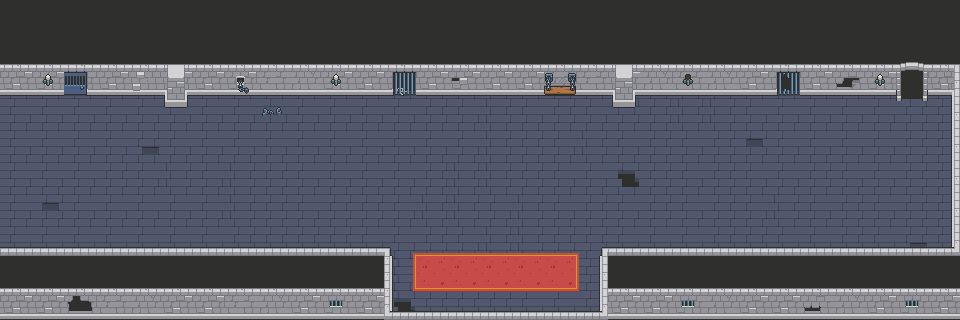

A level layout from a 2D game, rendered from its tile map. Below: a short description, then the map file with its tile-grid data intact:
An orthogonal 30x10 tile map with 32x32 px tiles, 4 tile layers (floor, wall, decor1, decor2) and 24 objects (19x monster, 3x chord, playerStart, milestone).

<map version="1.10" tiledversion="1.11.0" orientation="orthogonal" renderorder="right-down" width="30" height="10" tilewidth="32" tileheight="32" infinite="0" nextlayerid="6" nextobjectid="29">
 <tileset firstgid="1" name="Royal Dungeon Tileset" tilewidth="32" tileheight="32" tilecount="396" columns="18">
  <image source="../../Royal Dungeon Tileset.png" width="576" height="704" />
  <tile id="10">
   <properties>
    <property name="collides" type="bool" value="true" />
   </properties>
  </tile>
  <tile id="11">
   <properties>
    <property name="collides" type="bool" value="true" />
   </properties>
  </tile>
  <tile id="12">
   <properties>
    <property name="collides" type="bool" value="true" />
   </properties>
  </tile>
  <tile id="21">
   <properties>
    <property name="collides" type="bool" value="true" />
   </properties>
  </tile>
  <tile id="49">
   <properties>
    <property name="collides" type="bool" value="true" />
   </properties>
  </tile>
  <tile id="151">
   <properties>
    <property name="collides" type="bool" value="true" />
   </properties>
  </tile>
  <tile id="152">
   <properties>
    <property name="collides" type="bool" value="true" />
   </properties>
  </tile>
 </tileset>
 <layer id="1" name="floor" width="30" height="10">
  <data encoding="csv">
9,9,10,9,9,9,10,9,9,9,9,9,9,9,9,9,9,8,8,8,9,10,9,9,9,9,9,8,9,10,
9,9,9,9,9,9,9,9,9,9,9,9,9,9,8,9,9,8,9,8,9,9,9,9,9,9,9,8,9,10,
9,9,9,9,9,9,9,9,8,9,10,9,9,10,9,8,9,8,9,8,9,9,9,9,9,9,9,8,9,10,
9,9,9,9,9,9,9,9,9,9,9,9,9,8,9,10,9,8,9,8,8,10,10,9,9,9,9,9,8,9,
9,9,9,9,46,9,9,9,9,9,9,9,9,9,9,10,8,9,10,9,8,9,8,26,9,9,9,9,8,9,
9,9,9,8,9,10,9,10,8,9,9,9,9,8,10,10,8,9,9,28,8,9,8,9,9,8,9,9,8,9,
9,26,9,9,9,9,9,10,8,9,8,8,9,10,10,9,10,9,8,9,8,9,8,9,10,9,8,9,8,9,
9,9,9,9,9,9,9,8,8,8,8,9,9,8,9,10,10,8,8,9,9,9,8,8,9,9,8,9,46,9,
9,9,9,9,9,8,9,8,9,8,8,9,9,8,9,10,9,9,8,8,8,9,10,8,9,9,8,8,8,9,
9,9,9,9,9,8,8,8,9,8,8,9,28,8,8,8,9,9,9,8,8,9,10,8,9,9,8,8,8,9
</data>
 </layer>
 <layer id="2" name="wall" width="30" height="10">
  <data encoding="csv">
22,22,22,22,22,22,22,22,22,22,22,22,22,22,22,22,22,22,22,22,22,22,22,22,22,22,22,22,22,22,
22,22,22,22,22,22,22,22,22,22,22,22,22,22,22,22,22,22,22,22,22,22,22,22,22,22,22,22,22,22,
40,40,95,40,74,55,40,40,58,59,40,40,92,40,57,40,40,40,58,55,59,58,59,40,91,40,78,40,58,2,
0,0,0,0,0,73,0,0,0,0,0,0,0,0,0,0,0,0,0,73,0,0,0,0,0,0,0,0,0,21,
0,0,0,0,0,0,0,0,0,0,0,0,0,0,0,0,0,0,0,0,0,0,0,0,0,0,0,0,0,21,
0,0,0,0,0,0,0,0,0,0,0,0,0,0,0,0,0,0,0,0,0,0,0,0,0,0,0,0,0,21,
0,0,0,0,0,0,0,0,0,0,0,0,0,0,0,0,0,0,0,0,0,0,0,0,0,0,0,0,0,21,
4,4,4,4,4,4,4,4,4,4,4,4,5,0,0,0,0,0,3,4,4,4,4,4,4,4,4,4,4,20,
22,22,22,22,22,22,22,22,22,22,22,22,23,0,0,0,0,0,21,22,22,22,22,22,22,22,22,22,22,22,
40,40,79,58,59,40,40,58,59,40,149,40,19,4,4,4,4,4,20,40,40,149,59,40,40,76,59,40,149,40
</data>
 </layer>
 <layer id="3" name="decor1" width="30" height="10">
  <data encoding="csv">
0,0,0,0,0,0,0,0,0,0,0,0,0,0,0,0,0,0,0,0,0,0,0,0,0,0,0,0,0,0,
0,0,0,0,0,0,0,0,0,0,0,0,0,0,0,0,0,0,0,0,0,0,0,0,0,0,0,0,165,0,
0,0,0,0,0,0,0,150,0,0,0,0,0,0,0,0,0,151,0,0,0,0,0,0,0,0,0,220,183,0,
0,0,0,0,0,0,0,0,237,0,0,0,0,0,0,0,0,0,0,0,0,0,0,0,0,0,0,0,201,0,
0,0,0,0,0,0,0,0,0,0,0,0,0,0,0,0,0,0,0,0,0,0,0,0,0,0,0,0,0,0,
0,0,0,0,0,0,0,0,0,0,0,0,0,0,0,0,0,0,0,0,0,0,0,0,0,0,0,0,0,0,
0,0,0,0,0,0,0,0,0,0,0,0,0,0,0,0,0,0,0,0,0,0,0,0,0,0,0,0,0,0,
0,0,0,0,0,0,0,0,0,0,0,0,227,228,228,228,228,228,229,0,0,0,0,0,0,0,0,0,0,0,
0,0,0,0,0,0,0,0,0,0,0,0,245,246,246,246,246,246,247,0,0,0,0,0,0,0,0,0,0,0,
0,0,0,0,0,0,0,0,0,0,0,0,263,264,264,264,264,264,265,0,0,0,0,0,0,0,0,0,0,0
</data>
 </layer>
 <layer id="4" name="decor2" width="30" height="10">
  <data encoding="csv">
0,0,0,0,0,0,0,0,0,0,0,0,0,0,0,0,0,0,0,0,0,0,0,0,0,0,0,0,0,0,
0,0,0,0,0,0,0,0,0,0,0,0,0,0,0,0,0,0,0,0,0,0,0,0,0,0,0,0,0,0,
0,220,0,0,0,0,0,0,0,0,220,0,0,0,0,0,0,0,0,0,0,219,0,0,0,0,0,0,0,0,
0,0,0,0,0,0,0,0,0,0,0,0,0,0,0,0,0,0,0,0,0,0,0,0,0,0,0,0,0,0,
0,0,0,0,0,0,0,0,0,0,0,0,0,0,0,0,0,0,0,0,0,0,0,0,0,0,0,0,0,0,
0,0,0,0,0,0,0,0,0,0,0,0,0,0,0,0,0,0,0,0,0,0,0,0,0,0,0,0,0,0,
0,0,0,0,0,0,0,0,0,0,0,0,0,0,0,0,0,0,0,0,0,0,0,0,0,0,0,0,0,0,
0,0,0,0,0,0,0,0,0,0,0,0,0,0,0,0,0,0,0,0,0,0,0,0,0,0,0,0,0,0,
0,0,0,0,0,0,0,0,0,0,0,0,0,0,0,0,0,0,0,0,0,0,0,0,0,0,0,0,0,0,
0,0,0,0,0,0,0,0,0,0,0,0,0,0,0,0,0,0,0,0,0,0,0,0,0,0,0,0,0,0
</data>
 </layer>
 <objectgroup id="5" name="object">
  <object id="1" name="chordStart" type="chord" x="21.6216" y="136.558">
   <point />
  </object>
  <object id="2" name="playerStart" x="20.4836" y="194.595">
   <point />
  </object>
  <object id="3" name="chordBattle" type="chord" x="495.021" y="297.013">
   <point />
  </object>
  <object id="5" name="milestone" x="881.935" y="109.246">
   <point />
  </object>
  <object id="6" name="chordEnd" type="chord" x="848.933" y="109.246">
   <point />
  </object>
  <object id="7" name="mini goblin" type="monster" x="179.801" y="153.627">
   <point />
  </object>
  <object id="8" name="spider" type="monster" x="304.979" y="227.596">
   <point />
  </object>
  <object id="9" name="ratfolk" type="monster" x="386.913" y="154.765">
   <point />
  </object>
  <object id="10" name="mini goblin" type="monster" x="499.573" y="219.63">
   <point />
  </object>
  <object id="11" name="mini goblin" type="monster" x="573.542" y="150.213">
   <point />
  </object>
  <object id="12" name="ratfolk" type="monster" x="712.376" y="226.458">
   <point />
  </object>
  <object id="13" name="mini goblin" type="monster" x="794.31" y="149.075">
   <point />
  </object>
  <object id="14" name="ratfolk" type="monster" x="120.413" y="224.299">
   <point />
  </object>
  <object id="15" name="fly" type="monster" x="213.674" y="212.494">
   <point />
  </object>
  <object id="16" name="spider" type="monster" x="289.228" y="138.121">
   <point />
  </object>
  <object id="17" name="fly" type="monster" x="421.446" y="221.938">
   <point />
  </object>
  <object id="18" name="mini goblin" type="monster" x="479.292" y="138.121">
   <point />
  </object>
  <object id="19" name="spider" type="monster" x="633.94" y="219.577">
   <point />
  </object>
  <object id="20" name="fly" type="monster" x="670.536" y="144.024">
   <point />
  </object>
  <object id="21" name="ratfolk" type="monster" x="790.949" y="212.494">
   <point />
  </object>
  <object id="22" name="mini goblin" type="monster" x="898.377" y="221.938">
   <point />
  </object>
  <object id="23" name="spider" type="monster" x="916.085" y="180.62">
   <point />
  </object>
  <object id="24" name="fly" type="monster" x="96.8028" y="140.482">
   <point />
  </object>
  <object id="25" name="spider" type="monster" x="585.539" y="229.021">
   <point />
  </object>
 </objectgroup>
</map>
